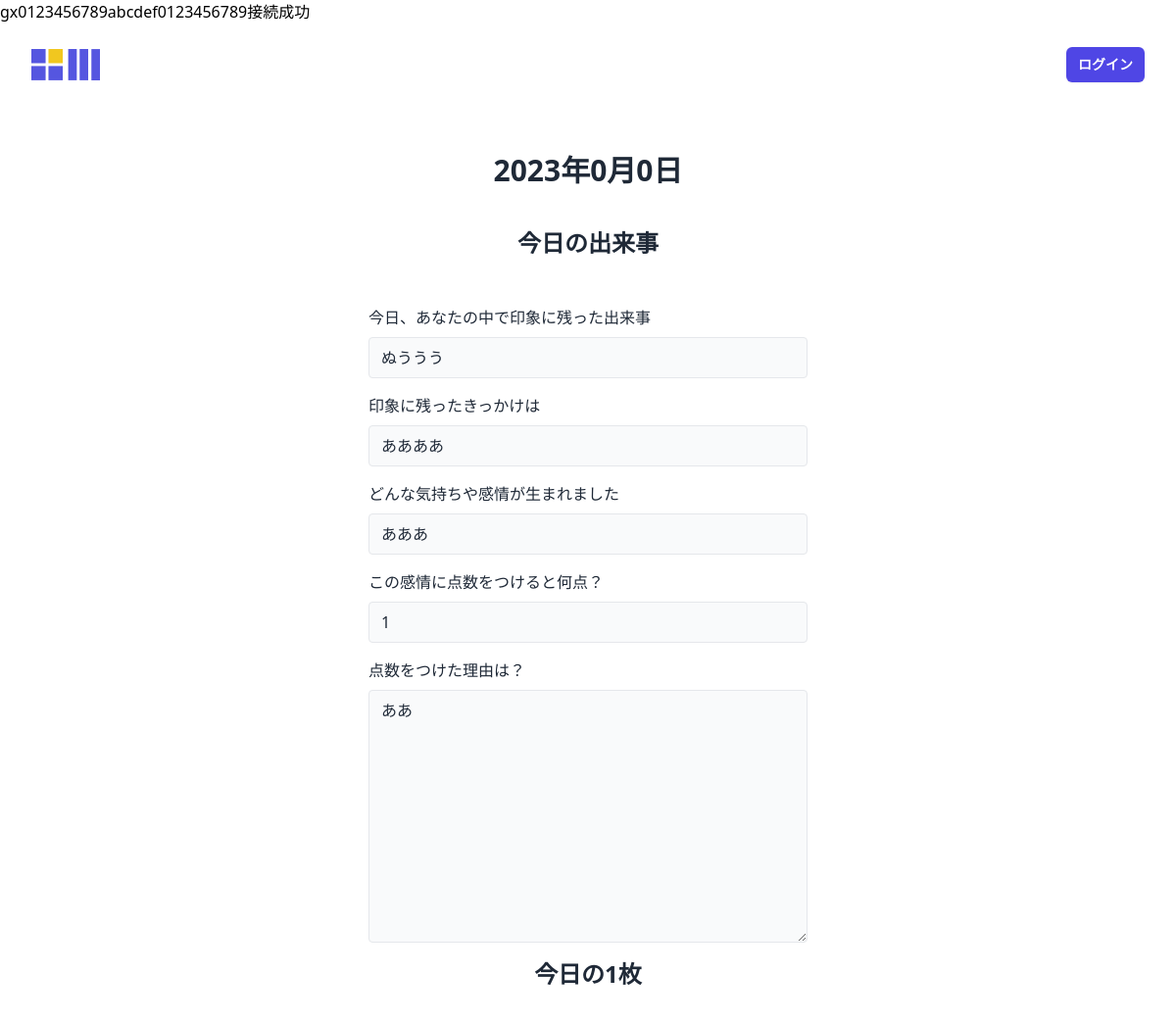
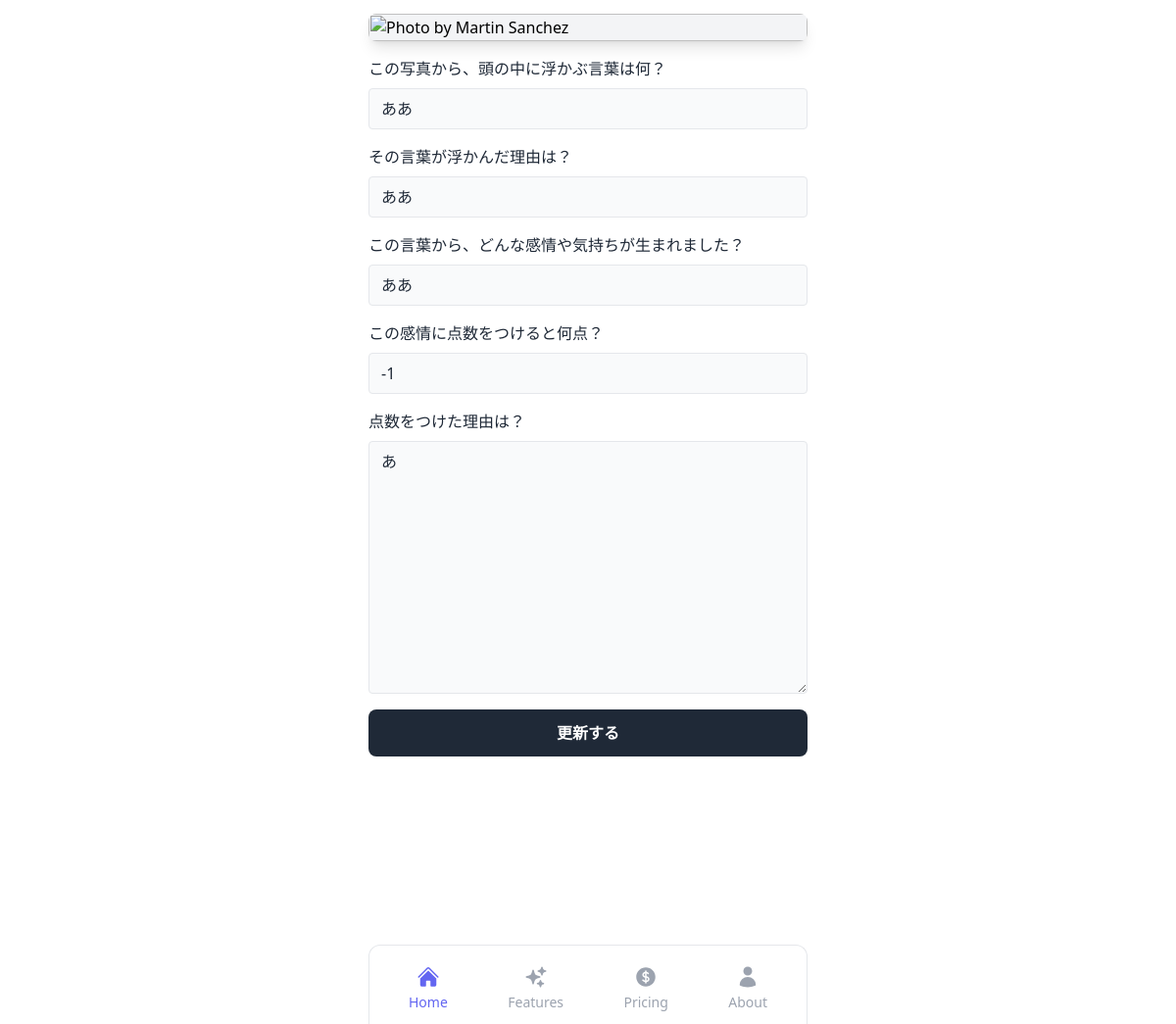
Page /diary-edit.php?diary_id=9 (signed in) on the committed database (2 pictures, top to bottom).
### tables this page shows
CREATE TABLE `dev13_diary` (
  `diary_id` int(12) NOT NULL,
  `registration_date` date NOT NULL,
  `created_date` datetime NOT NULL,
  `update_date` datetime NOT NULL,
  `today_events` text NOT NULL,
  `events_impression` text NOT NULL,
  `events_emotions` text NOT NULL,
  `events_points` int(12) NOT NULL,
  `events_points_reason` text NOT NULL,
  `select_card_filename` varchar(255) NOT NULL,
  `photo_keyword` text NOT NULL,
  `photo_keyword_reason` text NOT NULL,
  `photo_emotions` text NOT NULL,
  `photo_points` int(11) NOT NULL,
  `photo_points_reason` text NOT NULL
);

### diary-edit.php (the view, shortened to what this page needs)
<?php
include('function.php');
$diary_id = $_GET["diary_id"];
$pdo = db_connect();
$sql = "SELECT * FROM dev13_diary WHERE diary_id=:diary_id";
$stmt = $pdo->prepare($sql);
$stmt->bindValue(':diary_id', $diary_id, PDO::PARAM_INT);
$status = $stmt->execute();
if ($status == false) {
    $error = $stmt->errorInfo();
    exit("（SQLエラー）ErrorQuery:" . $error[2]);
} else {
    $row = $stmt->fetch();
}
?>
<!DOCTYPE html>
<html lang="ja">
<head>
    <script src="https://cdn.tailwindcss.com"></script>
</head>
<body>
    <?php include('include/header.php'); ?>
    <div class="bg-white py-6 sm:py-8 lg:py-12">
        <div class="mx-auto max-w-screen-2xl px-4 md:px-8">
            <h2 class="mb-2 text-center text-2xl font-bold text-gray-800 md:mb-2 lg:text-3xl">2023年0月0日</h2>
            <form action="insert.php" method="POST" class="mx-auto max-w-lg">
                <div class="flex flex-col gap-4 p-4 md:p-8">
                    <h3 class="mb-4 text-center text-lg font-bold text-gray-800 md:mb-8 lg:text-2xl">今日の出来事</h3>
                    <div>
                        <label for="today_events" class="mb-2 inline-block text-sm text-gray-800 sm:text-base">今日、あなたの中で印象に残った出来事</label>
                        <input name="today_events" value="<?= $row["today_events"] ?>" class="w-full rounded border bg-gray-50 px-3 py-2 text-gray-800 outline-none ring-indigo-300 transition duration-100 focus:ring" />
                    </div>
                    <div>
                        <label for="events_impression" class="mb-2 inline-block text-sm text-gray-800 sm:text-base">印象に残ったきっかけは</label>
                        <input name="events_impression" value="<?= $row["events_impression"] ?>" class="w-full rounded border bg-gray-50 px-3 py-2 text-gray-800 outline-none ring-indigo-300 transition duration-100 focus:ring" />
                    </div>
                    <div>
                        <label for="events_emotions" class="mb-2 inline-block text-sm text-gray-800 sm:text-base">どんな気持ちや感情が生まれました</label>
                        <input name="events_emotions" value="<?= $row["events_emotions"] ?>" class="w-full rounded border bg-gray-50 px-3 py-2 text-gray-800 outline-none ring-indigo-300 transition duration-100 focus:ring" />
                    </div>
                    <div>
                        <label for="events_points" class="mb-2 inline-block text-sm text-gray-800 sm:text-base">この感情に点数をつけると何点？</label>
                        <input name="events_points" value="<?= $row["events_points"] ?>" type="number" class="w-full rounded border bg-gray-50 px-3 py-2 text-gray-800 outline-none ring-indigo-300 transition duration-100 focus:ring" />
                    </div>
                    <div>
                        <label for="events_points_reason" class="mb-2 inline-block text-sm text-gray-800 sm:text-base">点数をつけた理由は？</label>
                        <textarea name="events_points_reason" id="" cols="30" rows="10" class="w-full rounded border bg-gray-50 px-3 py-2 text-gray-800 outline-none ring-indigo-300 transition duration-100 focus:ring"><?= $row["events_points_reason"] ?></textarea>
                    </div>
                    <h3 class="mb-4 text-center text-lg font-bold text-gray-800 md:mb-8 lg:text-2xl">今日の1枚</h3>
                    <div class="h-64 overflow-hidden rounded-lg bg-gray-100 shadow-lg md:h-auto">
                        <img src="https://images.unsplash.com/photo-1610465299996-30f240ac2b1c?auto=format&q=75&fit=crop&w=600&h=750" loading="lazy" alt="Photo by Martin Sanchez" class="h-full w-full object-cover object-center" />
                    </div>
                    <div>
                        <label for="photo_keyword" class="mb-2 inline-block text-sm text-gray-800 sm:text-base">この写真から、頭の中に浮かぶ言葉は何？</label>
                        <input name="photo_keyword" value="<?= $row["photo_keyword"] ?>" class="w-full rounded border bg-gray-50 px-3 py-2 text-gray-800 outline-none ring-indigo-300 transition duration-100 focus:ring" />
                    </div>
                    <div>
                        <label for="photo_keyword_reason" class="mb-2 inline-block text-sm text-gray-800 sm:text-base">その言葉が浮かんだ理由は？</label>
                        <input name="photo_keyword_reason" value="<?= $row["photo_keyword_reason"] ?>" class="w-full rounded border bg-gray-50 px-3 py-2 text-gray-800 outline-none ring-indigo-300 transition duration-100 focus:ring" />
                    </div>
                    <div>
                        <label for="photo_emotions" class="mb-2 inline-block text-sm text-gray-800 sm:text-base">この言葉から、どんな感情や気持ちが生まれました？</label>
                        <input name="photo_emotions" value="<?= $row["photo_emotions"] ?>" class="w-full rounded border bg-gray-50 px-3 py-2 text-gray-800 outline-none ring-indigo-300 transition duration-100 focus:ring" />
                    </div>
                    <div>
                        <label for="photo_points" class="mb-2 inline-block text-sm text-gray-800 sm:text-base">この感情に点数をつけると何点？</label>
                        <input name="photo_points" value="<?= $row["photo_points"] ?>" type="number" class="w-full rounded border bg-gray-50 px-3 py-2 text-gray-800 outline-none ring-indigo-300 transition duration-100 focus:ring" />
                    </div>
                    <div>
                        <label for="photo_points_reason" class="mb-2 inline-block text-sm text-gray-800 sm:text-base">点数をつけた理由は？</label>
                        <textarea name="photo_points_reason" id="" cols="30" rows="10" class="w-full rounded border bg-gray-50 px-3 py-2 text-gray-800 outline-none ring-indigo-300 transition duration-100 focus:ring"><?= $row["photo_points_reason"] ?></textarea>
                    </div>
                    <input type="submit" value="更新する" class="block rounded-lg bg-gray-800 px-8 py-3 text-center text-sm font-semibold text-white outline-none ring-gray-300 transition duration-100 hover:bg-gray-700 focus-visible:ring active:bg-gray-600 md:text-base">
                </div>
            </form>
        </div>
    </div>
    <?php include('include/footer.php'); ?>
</body>
</html>

### rows in the picture
dev13_diary: today_events "ぬううう", events_impression "ああああ", events_emotions "あああ", events_points "1", events_points_reason "ああ", photo_keyword "ああ", photo_keyword_reason "ああ", photo_emotions "ああ", photo_points "-1", photo_points_reason "あ"
